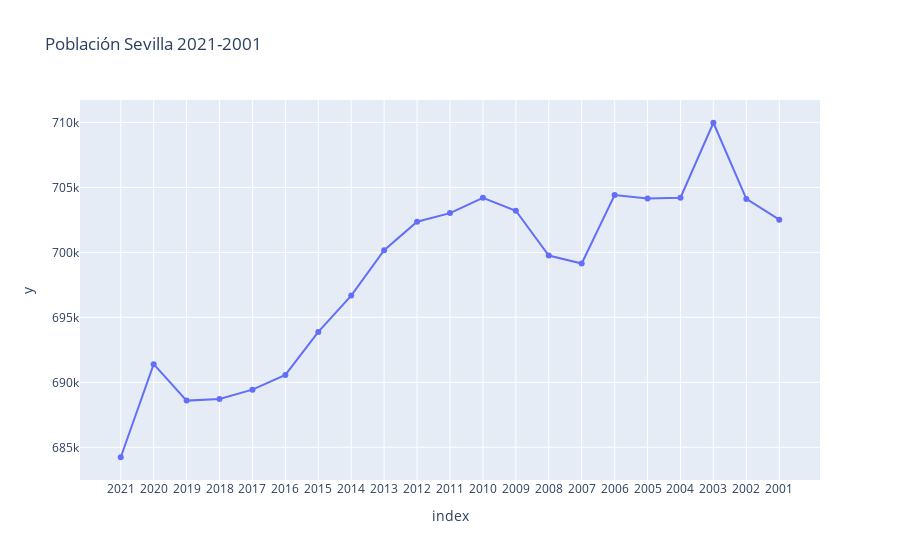

Here is the notebook cell this chart was saved with:
### Markdown cell above
### Veamos una grafica con la poblacion de Sevilla en los ultimos 20 años

### Code cell
Sevilla = Poblacion_provincias.iloc[40]

fig = px.line(Sevilla,x=Sevilla.index,y=Sevilla.values,markers=True,title='Población Sevilla 2021-2001')
fig.show()

### Figure 1 — Plotly figure (JSON) as saved in the notebook; plotly's stock layout.template omitted (floating-point values rounded to 4 significant figures)
{"data": [{"hovertemplate": "index=%{x}<br>y=%{y}<extra></extra>", "legendgroup": "", "line": {"color": "#636efa", "dash": "solid"}, "marker": {"symbol": "circle"}, "mode": "markers+lines", "name": "", "orientation": "v", "showlegend": false, "type": "scatter", "x": ["2021", "2020", "2019", "2018", "2017", "2016", "2015", "2014", "2013", "2012", "2011", "2010", "2009", "2008", "2007", "2006", "2005", "2004", "2003", "2002", "2001"], "xaxis": "x", "y": [684234, 691395, 688592, 688711, 689434, 690566, 693878, 696676, 700169, 702355, 703021, 704198, 703206, 699759, 699145, 704414, 704154, 704203, 709975, 704114, 702520], "yaxis": "y"}], "layout": {"legend": {"tracegroupgap": 0}, "title": {"text": "Población Sevilla 2021-2001"}, "xaxis": {"anchor": "y", "domain": [0, 1], "title": {"text": "index"}}, "yaxis": {"anchor": "x", "domain": [0, 1], "title": {"text": "y"}}}}
